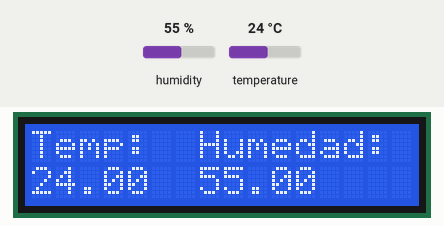
Simulated run of this sketch. Board: Arduino Uno, built with avr-gcc and run on an emulated ATmega328P. Parts: 16×2 character LCD. The test bench sets the inputs (shaded band); at power-on: humidity 55 %, temperature 24 °C.

Above: at 1.2 s.
1.3 s: humidity set to 22 %
At 3.6 s:
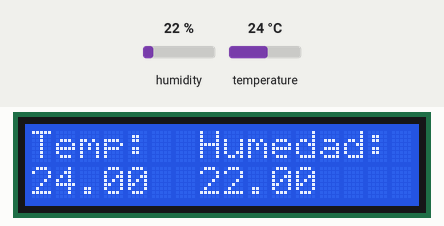
4.1 s: temperature set to 12 °C
At 5.1 s:
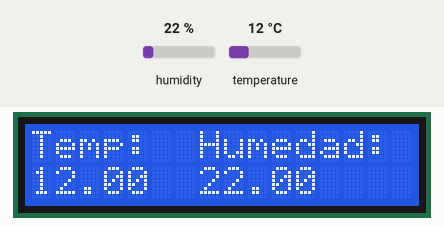
6.9 s: humidity set to 40 %
At 9.3 s:
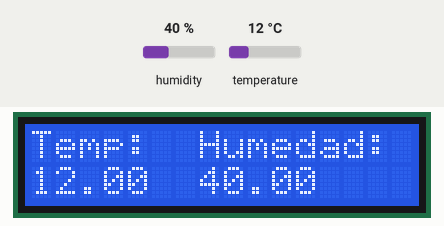
10.2 s: temperature set to 19 °C
At 12.1 s:
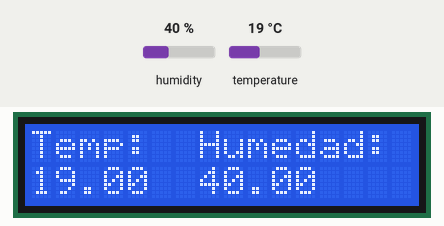
Timing chart, 0 to 13.6 s (numbered marks = the images above; inputs shaded):
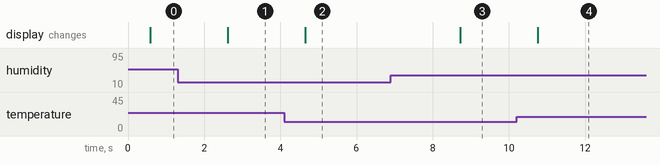

Measured:
- after the input at 1.3 s, the display: changes after 1.3 s (image 1)
- after the input at 4.1 s, the display: changes after 0.55 s (image 2)
- after the input at 6.9 s, the display: changes after 1.8 s (image 3)
- after the input at 10.2 s, the display: changes after 0.55 s (image 4)

The sketch:

RGB_LED.ino
```cpp
// include the library code:
#include <LiquidCrystal.h>
#include "DHT.h"

// set the DHT Pin
#define DHTPIN 8

// initialize the library with the numbers of the interface pins
LiquidCrystal lcd(12, 11, 5, 4, 3, 2);
#define DHTTYPE DHT11
DHT dht(DHTPIN, DHTTYPE);

void setup() {
  // set up the LCD's number of columns and rows:
  lcd.begin(16, 2);
  dht.begin();

  // Print a message to the LCD.
  lcd.print("Temp:  Humedad:");
}

void loop() {
  delay(500);
  // set the cursor to column 0, line 1
  // (note: line 1 is the second row, since counting begins with 0):
  lcd.setCursor(0, 1);
  // leer humedad
  float h = dht.readHumidity();
  // leer temperatura
  float f = dht.readTemperature();

// comprobrar errores
  if (isnan(h) || isnan(f)) {
    lcd.print("ERROR");
    return;
  }

  lcd.print(f);
  lcd.setCursor(7,1);
  lcd.print(h);
}
```
